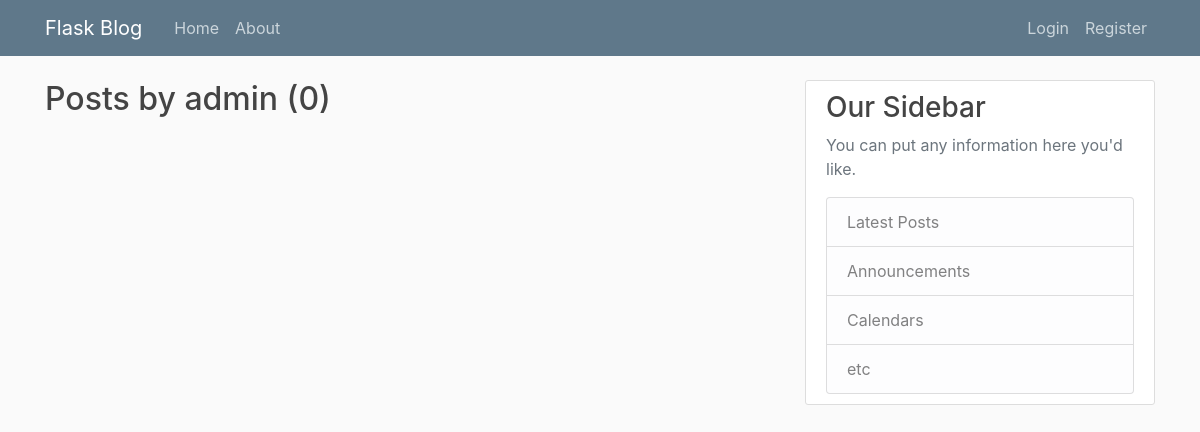
Page /user/admin on the earlier database version.
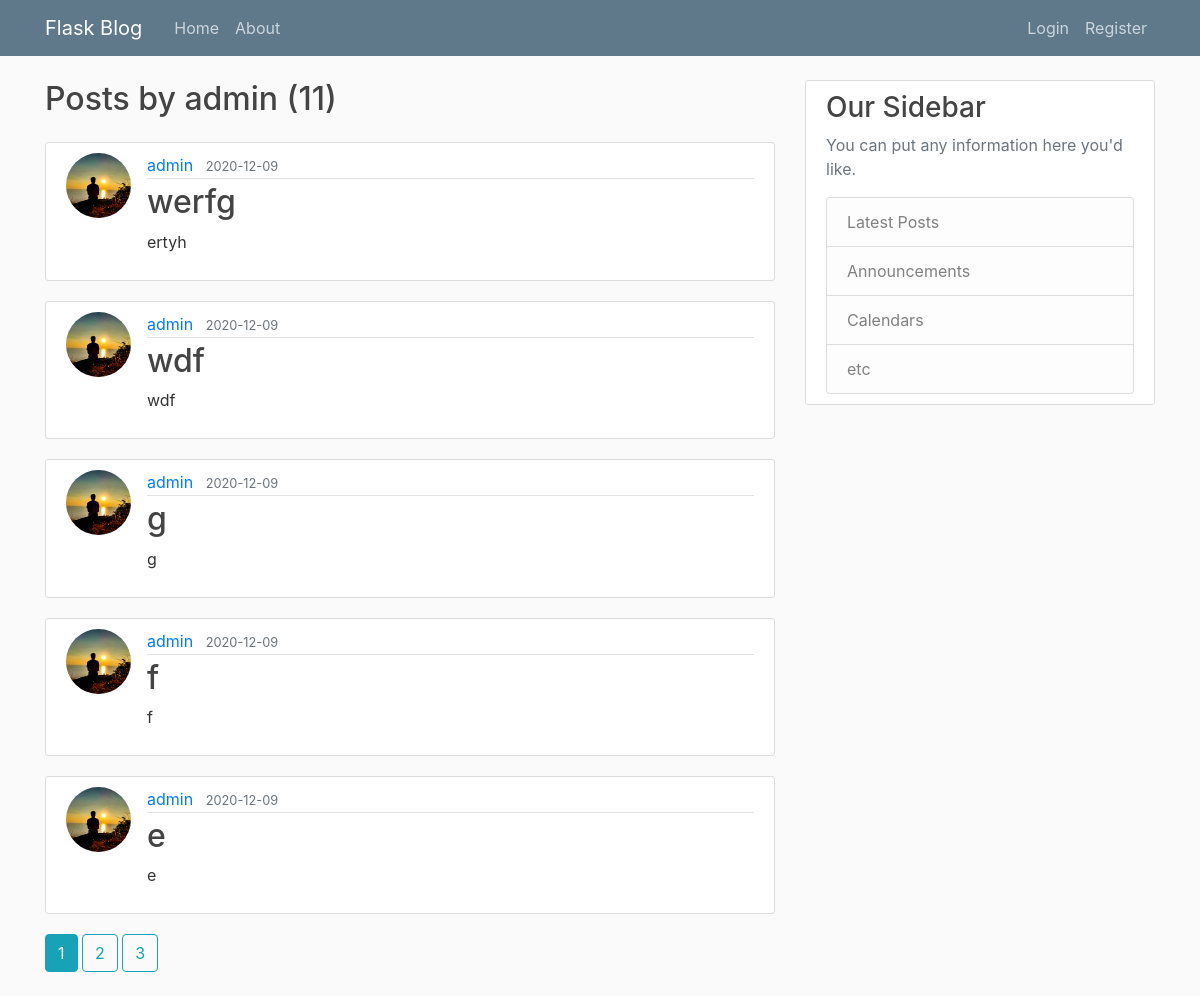
Same page on the later database version.
### app/models.py (models this page shows, shortened)
class Post(db.Model):
    id = db.Column(db.Integer, primary_key=True)
    title = db.Column(db.String(100), nullable=False)
    date_posted = db.Column(db.DateTime, nullable=False, default=datetime.utcnow)
    content = db.Column(db.Text, nullable=False)
    user_id = db.Column(db.Integer, db.ForeignKey("user.id"), nullable=False)

class User(db.Model, UserMixin):
    id = db.Column(db.Integer, primary_key=True)
    username = db.Column(db.String(20), unique=True, nullable=False)
    email = db.Column(db.String(100), unique=True, nullable=False)
    img = db.Column(db.String(20), nullable=False, default='default.jpg')
    password = db.Column(db.String(60), nullable=False)
    posts = db.relationship("Post", backref="author", lazy=True)
    def __repr__(self):
        return f"User ({self.username}, {self.email},{self.img})"

### app/users/routes.py (the view)
@users.route('/user/<string:username>')
def user_posts(username):
    page = request.args.get("page", 1, type=int)
    user = User.query.filter_by(username=username).first_or_404()
    print(user)
    posts = Post.query.filter_by(author=user) \
        .order_by(Post.date_posted.desc()) \
        .paginate(page=page, per_page=5)
    return render_template("user_posts.html", posts=posts, user=user)

### app/templates/user_posts.html
{% extends "layout.html" %}
{% block content %}
    <h2 class="mb-4">Posts by {{ user.username }} ({{ posts.total }})</h2>
    {% for post in posts.items %}
        <article class="media content-section">
            <img class="rounded-circle article-img" src="{{ url_for("static", filename="profile_pics/"+post.author.img) }}">
            <div class="media-body">
                <div class="article-metadata">
                    <a class="mr-2" href="{{ url_for("users.user_posts", username=post.author.username) }}">{{ post.author.username }}</a>
                    <small class="text-muted">{{ post.date_posted.strftime("%Y-%m-%d") }}</small>
                </div>
                <h2><a class="article-title" href="{{ url_for("posts.post", post_id=post.id) }}">{{ post.title }}</a></h2>
                <p class="article-content">{{ post.content }}</p>
            </div>
        </article>
    {% endfor %}
    {% for page_num in posts.iter_pages(left_edge=1, right_edge=1, left_current=2, right_current=2) %}
        {% if page_num %}
            {% if posts.page==page_num %}
                <a class="btn btn-info mb-4" href="{{ url_for("users.user_posts", username=user.username, page=page_num) }}" >{{ page_num }}</a>
            {% else %}
                <a class="btn btn-outline-info mb-4" href="{{ url_for("users.user_posts", username=user.username, page=page_num) }}" >{{ page_num }}</a>
            {% endif%}
        {% else %}
            ...
        {% endif %}
    {% endfor %}
{% endblock content %}

Differences in the rows shown:
added Post: img (picture), author.username "admin", date_posted "2020-12-09", title "werfg", content "ertyh"
added Post: img (picture), author.username "admin", date_posted "2020-12-09", title "wdf", content "wdf"
added Post: img (picture), author.username "admin", date_posted "2020-12-09", title "g", content "g"
added Post: img (picture), author.username "admin", date_posted "2020-12-09", title "f", content "f"
added Post: img (picture), author.username "admin", date_posted "2020-12-09", title "e", content "e"
Other differences:
{{ posts.total }}: "0" → "11"
new list line: "1"
new list line: "2"
new list line: "3"
